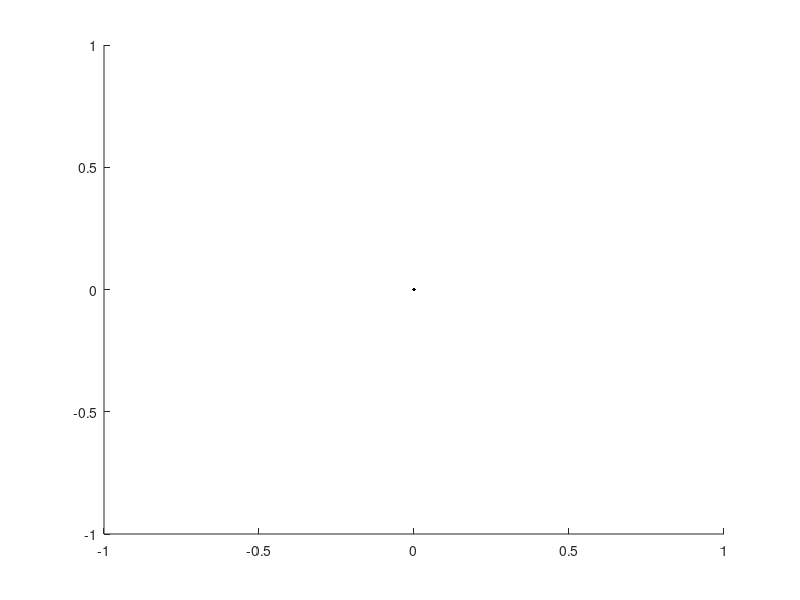

Here is the MATLAB script that generated this plot: (Note: this script raises an error after producing the figure.)
%% Script to test discrete linear system point
clear
close all
clc

figure()
scatter(0, 0, 5, 'k', 'filled');
hold on

k = 100; % number of paths to investigate
t = 25; % number of time steps

pts = cell(1, k);
xs = cell(size(pts));
for j = 1:k
    pts{j} = DiscreteLinearSystem();
    pts{j}.x(3:4) = [0.25, 0.25]; % initial velocity
    xs{j} = zeros(length(pts{j}.x), t);
end
for i = 1:t

    for j = 1:k
        pts{j}.addControlNoise();
        pts{j}.updateState();
        xs{j}(:, i) = pts{j}.x;
    end
end

for j = 1:k
    plot(xs{j}(1, :), xs{j}(2,:));
end